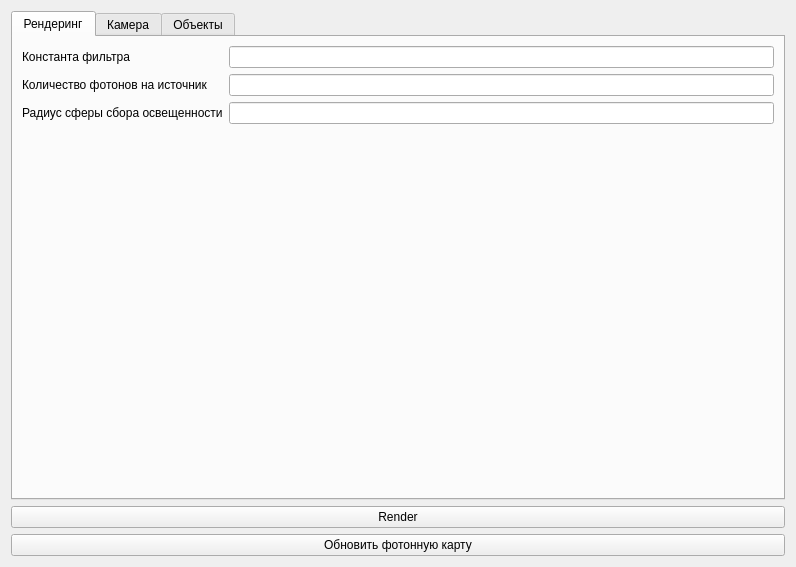
<?xml version="1.0" encoding="UTF-8"?>
<ui version="4.0">
 <class>SceneWidget</class>
 <widget class="QWidget" name="SceneWidget">
  <property name="geometry">
   <rect>
    <x>0</x>
    <y>0</y>
    <width>796</width>
    <height>567</height>
   </rect>
  </property>
  <property name="windowTitle">
   <string>Form</string>
  </property>
  <layout class="QGridLayout" name="gridLayout">
   <item row="1" column="0">
    <widget class="QPushButton" name="renderPushButton">
     <property name="text">
      <string>Render</string>
     </property>
    </widget>
   </item>
   <item row="0" column="0">
    <widget class="QTabWidget" name="tabWidget">
     <property name="currentIndex">
      <number>0</number>
     </property>
     <widget class="QWidget" name="tab">
      <attribute name="title">
       <string>Рендеринг</string>
      </attribute>
      <layout class="QGridLayout" name="gridLayout_3">
       <item row="3" column="0" colspan="2">
        <spacer name="verticalSpacer">
         <property name="orientation">
          <enum>Qt::Vertical</enum>
         </property>
         <property name="sizeHint" stdset="0">
          <size>
           <width>20</width>
           <height>40</height>
          </size>
         </property>
        </spacer>
       </item>
       <item row="0" column="0">
        <widget class="QLabel" name="label_12">
         <property name="text">
          <string>Константа фильтра</string>
         </property>
        </widget>
       </item>
       <item row="0" column="1">
        <widget class="QLineEdit" name="filterConstantLineEdit">
         <property name="inputMethodHints">
          <set>Qt::ImhDigitsOnly|Qt::ImhFormattedNumbersOnly</set>
         </property>
        </widget>
       </item>
       <item row="1" column="1">
        <widget class="QLineEdit" name="photonsNumLineEdit">
         <property name="inputMethodHints">
          <set>Qt::ImhDigitsOnly|Qt::ImhFormattedNumbersOnly</set>
         </property>
        </widget>
       </item>
       <item row="2" column="1">
        <widget class="QLineEdit" name="photonsRadiusLineEdit">
         <property name="inputMethodHints">
          <set>Qt::ImhDigitsOnly|Qt::ImhFormattedNumbersOnly</set>
         </property>
        </widget>
       </item>
       <item row="1" column="0">
        <widget class="QLabel" name="label_13">
         <property name="text">
          <string>Количество фотонов на источник</string>
         </property>
        </widget>
       </item>
       <item row="2" column="0">
        <widget class="QLabel" name="label_14">
         <property name="text">
          <string>Радиус сферы сбора освещенности</string>
         </property>
        </widget>
       </item>
      </layout>
     </widget>
     <widget class="QWidget" name="cameraTab">
      <attribute name="title">
       <string>Камера</string>
      </attribute>
      <layout class="QVBoxLayout" name="verticalLayout">
       <item>
        <widget class="QLabel" name="label_11">
         <property name="text">
          <string>Позиция</string>
         </property>
        </widget>
       </item>
       <item>
        <layout class="QHBoxLayout" name="horizontalLayout">
         <item>
          <widget class="QLabel" name="label">
           <property name="text">
            <string/>
           </property>
          </widget>
         </item>
         <item>
          <widget class="QLabel" name="label_2">
           <property name="text">
            <string>X:</string>
           </property>
          </widget>
         </item>
         <item>
          <widget class="QLineEdit" name="camXLineEdit"/>
         </item>
         <item>
          <widget class="QLabel" name="label_3">
           <property name="text">
            <string>Y</string>
           </property>
          </widget>
         </item>
         <item>
          <widget class="QLineEdit" name="camYLineEdit"/>
         </item>
         <item>
          <widget class="QLabel" name="label_4">
           <property name="text">
            <string>Z</string>
           </property>
          </widget>
         </item>
         <item>
          <widget class="QLineEdit" name="camZLineEdit"/>
         </item>
        </layout>
       </item>
       <item>
        <widget class="QLabel" name="label_10">
         <property name="text">
          <string>Направление взгляда</string>
         </property>
        </widget>
       </item>
       <item>
        <layout class="QHBoxLayout" name="horizontalLayout_2">
         <item>
          <widget class="QLabel" name="label_5">
           <property name="text">
            <string/>
           </property>
          </widget>
         </item>
         <item>
          <widget class="QLabel" name="label_6">
           <property name="text">
            <string>X:</string>
           </property>
          </widget>
         </item>
         <item>
          <widget class="QLineEdit" name="camDXLineEdit"/>
         </item>
         <item>
          <widget class="QLabel" name="label_7">
           <property name="text">
            <string>Y</string>
           </property>
          </widget>
         </item>
         <item>
          <widget class="QLineEdit" name="camDYLineEdit"/>
         </item>
         <item>
          <widget class="QLabel" name="label_8">
           <property name="text">
            <string>Z</string>
           </property>
          </widget>
         </item>
         <item>
          <widget class="QLineEdit" name="camDZLineEdit"/>
         </item>
        </layout>
       </item>
       <item>
        <layout class="QHBoxLayout" name="horizontalLayout_3">
         <item>
          <widget class="QLabel" name="label_9">
           <property name="text">
            <string>FOV:</string>
           </property>
          </widget>
         </item>
         <item>
          <widget class="QLineEdit" name="camFOVLineEdit"/>
         </item>
        </layout>
       </item>
       <item>
        <spacer name="verticalSpacer_2">
         <property name="orientation">
          <enum>Qt::Vertical</enum>
         </property>
         <property name="sizeHint" stdset="0">
          <size>
           <width>20</width>
           <height>40</height>
          </size>
         </property>
        </spacer>
       </item>
      </layout>
     </widget>
     <widget class="QWidget" name="objectsWidget">
      <attribute name="title">
       <string>Объекты</string>
      </attribute>
      <layout class="QVBoxLayout" name="verticalLayout_2">
       <item>
        <widget class="QListWidget" name="objectsListWidget"/>
       </item>
       <item>
        <widget class="QWidget" name="objectParamsWidget" native="true"/>
       </item>
       <item>
        <widget class="QWidget" name="widget" native="true">
         <layout class="QGridLayout" name="gridLayout_2">
          <item row="0" column="1">
           <widget class="QPushButton" name="addLenspushButton">
            <property name="text">
             <string>Добавить выпуклую линзу</string>
            </property>
           </widget>
          </item>
          <item row="0" column="0">
           <widget class="QPushButton" name="addSpherePushButton">
            <property name="text">
             <string>Добавить сферу</string>
            </property>
           </widget>
          </item>
          <item row="1" column="0" colspan="2">
           <widget class="QPushButton" name="addPolygonPushButton">
            <property name="text">
             <string>Добавить полигон</string>
            </property>
           </widget>
          </item>
         </layout>
        </widget>
       </item>
      </layout>
     </widget>
    </widget>
   </item>
   <item row="2" column="0">
    <widget class="QPushButton" name="updatePhotonMapPushButton">
     <property name="text">
      <string>Обновить фотонную карту</string>
     </property>
    </widget>
   </item>
  </layout>
 </widget>
 <resources/>
 <connections/>
</ui>
